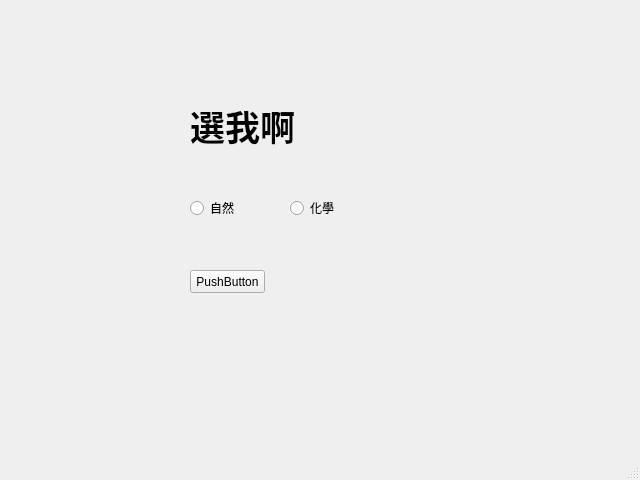
<?xml version="1.0" encoding="UTF-8"?>
<ui version="4.0">
 <class>MainWindow</class>
 <widget class="QMainWindow" name="MainWindow">
  <property name="geometry">
   <rect>
    <x>0</x>
    <y>0</y>
    <width>640</width>
    <height>480</height>
   </rect>
  </property>
  <property name="windowTitle">
   <string>MainWindow</string>
  </property>
  <widget class="QWidget" name="centralwidget">
   <widget class="QLabel" name="label">
    <property name="geometry">
     <rect>
      <x>190</x>
      <y>90</y>
      <width>271</width>
      <height>71</height>
     </rect>
    </property>
    <property name="font">
     <font>
      <family>Consolas</family>
      <pointsize>26</pointsize>
      <weight>75</weight>
      <bold>true</bold>
     </font>
    </property>
    <property name="text">
     <string>選我啊</string>
    </property>
   </widget>
   <widget class="QPushButton" name="pushButton">
    <property name="geometry">
     <rect>
      <x>190</x>
      <y>270</y>
      <width>75</width>
      <height>23</height>
     </rect>
    </property>
    <property name="text">
     <string>PushButton</string>
    </property>
   </widget>
   <widget class="QRadioButton" name="radioButton_1">
    <property name="geometry">
     <rect>
      <x>190</x>
      <y>200</y>
      <width>83</width>
      <height>16</height>
     </rect>
    </property>
    <property name="text">
     <string>自然</string>
    </property>
    <property name="checkable">
     <bool>true</bool>
    </property>
    <property name="checked">
     <bool>false</bool>
    </property>
   </widget>
   <widget class="QRadioButton" name="radioButton_2">
    <property name="geometry">
     <rect>
      <x>290</x>
      <y>200</y>
      <width>83</width>
      <height>16</height>
     </rect>
    </property>
    <property name="text">
     <string>化學</string>
    </property>
   </widget>
  </widget>
  <widget class="QMenuBar" name="menubar">
   <property name="geometry">
    <rect>
     <x>0</x>
     <y>0</y>
     <width>640</width>
     <height>21</height>
    </rect>
   </property>
  </widget>
  <widget class="QStatusBar" name="statusbar"/>
 </widget>
 <resources/>
 <connections/>
</ui>
